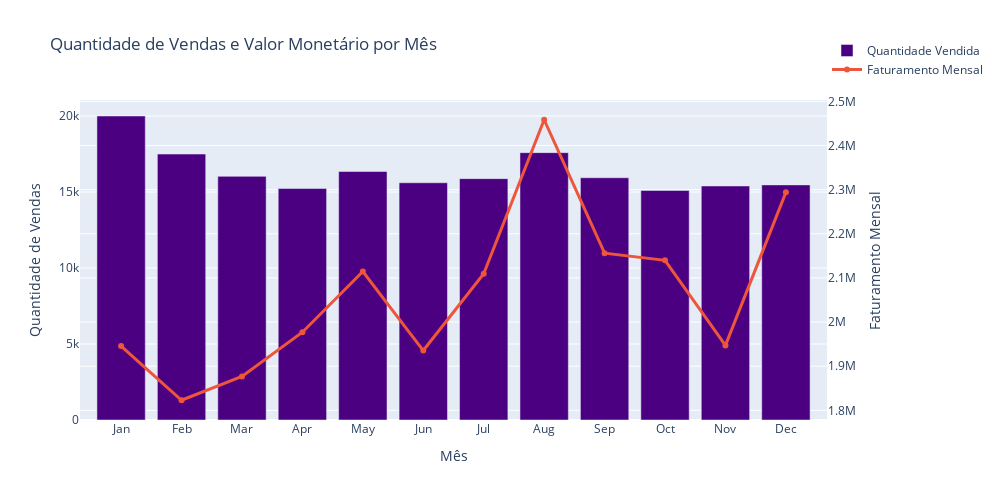

Write notebook code for a chart like this one.
### Code cell
fig = go.Figure()

# Adicionando a barra para a quantidade de vendas
fig.add_trace(go.Bar(
    x=agrupado_por_mes['mes'],
    y=agrupado_por_mes['quantidade_vendas'],
    name='Quantidade Vendida',
    marker_color='indigo'
))

# Adicionando a linha para o valor monetário total
fig.add_trace(go.Scatter(
    x=agrupado_por_mes['mes'],
    y=agrupado_por_mes['valor_monetario_total'],
    name='Faturamento Mensal',
    mode='lines+markers',
    yaxis='y2',
    line=dict(width=3)
))

# Ajustando o layout
fig.update_layout(
    title='Quantidade de Vendas e Valor Monetário por Mês',
    xaxis=dict(
        title='Mês',
        tickvals=agrupado_por_mes['mes'],
        ticktext=['Jan', 'Feb', 'Mar', 'Apr', 'May', 'Jun', 'Jul', 'Aug', 'Sep', 'Oct', 'Nov', 'Dec']
    ),
    yaxis=dict(title='Quantidade de Vendas'),
    yaxis2=dict(
        title='Faturamento Mensal',
        overlaying='y',
        side='right'
    ),
    legend=dict(
        y=1.2,  # Ajuste o valor de 'y' para mover a legenda para cima
        x=1
    ),
    height=500,
    width=1000
)
fig.show()

### Figure 1 — Plotly figure (JSON) as saved in the notebook; plotly's stock layout.template omitted (floating-point values rounded to 4 significant figures)
{"data": [{"marker": {"color": "indigo"}, "name": "Quantidade Vendida", "type": "bar", "x": [1, 2, 3, 4, 5, 6, 7, 8, 9, 10, 11, 12], "y": [20003, 17498, 16031, 15230, 16351, 15610, 15881, 17592, 15938, 15106, 15398, 15471]}, {"line": {"width": 3}, "mode": "lines+markers", "name": "Faturamento Mensal", "type": "scatter", "x": [1, 2, 3, 4, 5, 6, 7, 8, 9, 10, 11, 12], "y": [1946000.0, 1823000.0, 1877000.0, 1977000.0, 2115000.0, 1935000.0, 2109000.0, 2458000.0, 2156000.0, 2140000.0, 1947000.0, 2294000.0], "yaxis": "y2"}], "layout": {"height": 500, "legend": {"x": 1, "y": 1.2}, "title": {"text": "Quantidade de Vendas e Valor Monetário por Mês"}, "width": 1000, "xaxis": {"ticktext": ["Jan", "Feb", "Mar", "Apr", "May", "Jun", "Jul", "Aug", "Sep", "Oct", "Nov", "Dec"], "tickvals": [1, 2, 3, 4, 5, 6, 7, 8, 9, 10, 11, 12], "title": {"text": "Mês"}}, "yaxis": {"title": {"text": "Quantidade de Vendas"}}, "yaxis2": {"overlaying": "y", "side": "right", "title": {"text": "Faturamento Mensal"}}}}
